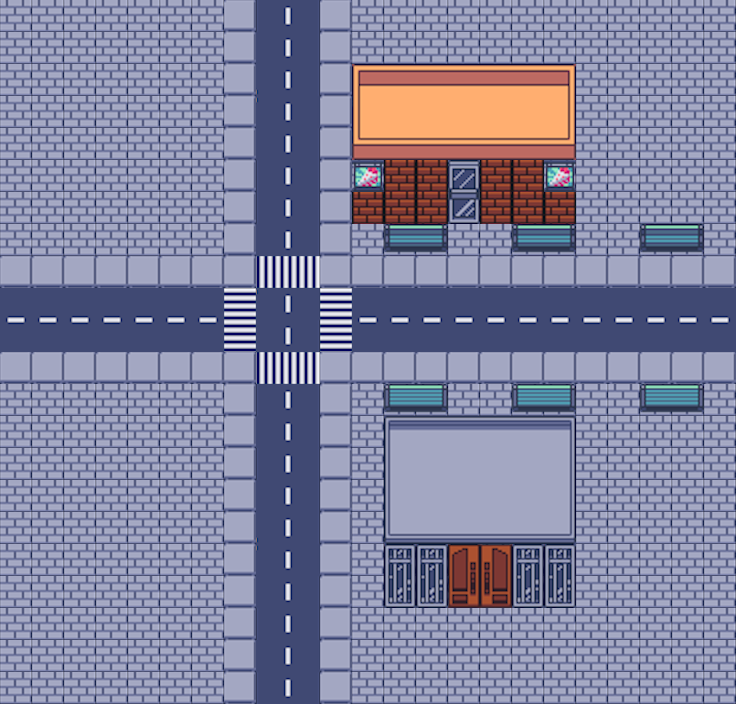

Below is a game level as drawn by its tile map, then a one-line description and the .tmx that defines it (tile-layer data replaced by summaries):
An orthogonal 23x22 tile map with 32x32 px tiles, 4 tile layers (groundLayer, streetLayer, buildingLayer, chairLayer), 2 tilesets.

<map version="1.5" tiledversion="1.7.2" orientation="orthogonal" renderorder="right-down" width="23" height="22" tilewidth="32" tileheight="32" infinite="0" nextlayerid="8" nextobjectid="1">
 <editorsettings>
  <export target="Tutorial1.json" format="json" />
 </editorsettings>
 <tileset firstgid="1" name="Street32x32" tilewidth="32" tileheight="32" tilecount="256" columns="32">
  <image source="Street32x32.png" width="1024" height="256" />
 </tileset>
 <tileset firstgid="257" name="Buildings32x32" tilewidth="32" tileheight="32" tilecount="180" columns="12">
  <image source="Buildings32x32.png" width="384" height="480" />
 </tileset>
 <layer id="3" name="groundLayer" width="23" height="22">
  <data>[506 cells, 420 non-empty, 2 distinct tile ids]</data>
 </layer>
 <layer id="2" name="streetLayer" width="23" height="22">
  <data>[506 cells, 86 non-empty, 27 distinct tile ids]</data>
 </layer>
 <layer id="4" name="buildingLayer" width="23" height="22">
  <data>[506 cells, 71 non-empty, 28 distinct tile ids]</data>
 </layer>
 <layer id="7" name="chairLayer" width="23" height="22">
  <data>[506 cells, 12 non-empty, 4 distinct tile ids]</data>
 </layer>
</map>
